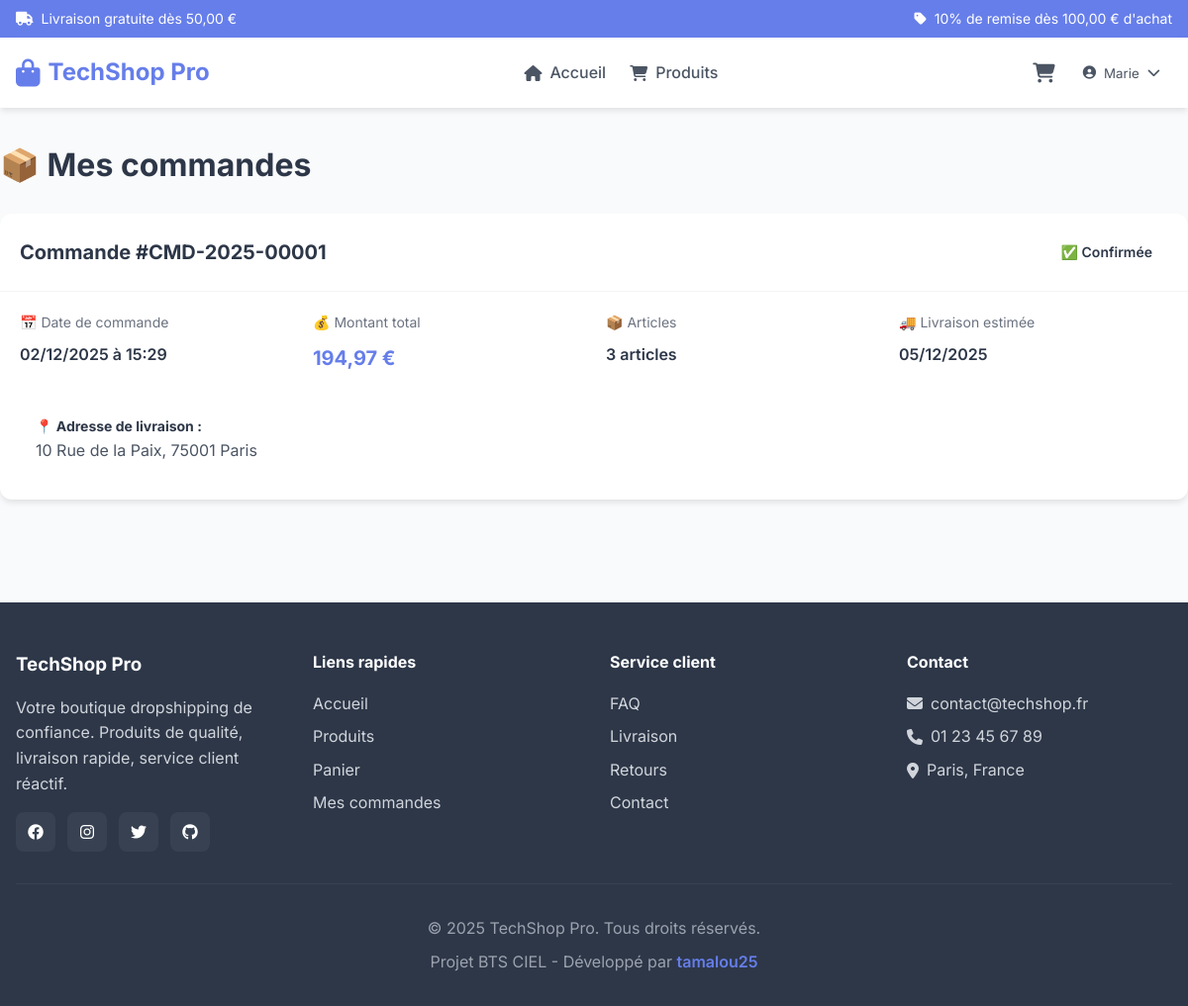
Screenshot of /orders.php (signed in) with the database file from the repository.
### tables this page shows
CREATE TABLE IF NOT EXISTS users (
    id INT AUTO_INCREMENT PRIMARY KEY,
    nom VARCHAR(100) NOT NULL,
    prenom VARCHAR(100) NOT NULL,
    email VARCHAR(255) NOT NULL UNIQUE,
    password VARCHAR(255) NOT NULL,
    telephone VARCHAR(20),
    adresse TEXT,
    ville VARCHAR(100),
    code_postal VARCHAR(10),
    role ENUM('client', 'admin') DEFAULT 'client',
    date_inscription TIMESTAMP DEFAULT CURRENT_TIMESTAMP,
    actif BOOLEAN DEFAULT TRUE,
    INDEX idx_email (email),
    INDEX idx_role (role)
);

CREATE TABLE IF NOT EXISTS orders (
    id INT AUTO_INCREMENT PRIMARY KEY,
    user_id INT NOT NULL,
    numero_commande VARCHAR(50) UNIQUE NOT NULL,
    montant_total DECIMAL(10,2) NOT NULL,
    statut ENUM('en_attente', 'confirmee', 'expediee', 'livree', 'annulee') DEFAULT 'en_attente',
    adresse_livraison TEXT NOT NULL,
    date_commande TIMESTAMP DEFAULT CURRENT_TIMESTAMP,
    date_livraison_estimee DATE,
    notes TEXT,
    FOREIGN KEY (user_id) REFERENCES users(id) ON DELETE CASCADE,
    INDEX idx_user (user_id),
    INDEX idx_statut (statut),
    INDEX idx_date (date_commande)
);

### includes/functions.php (called while the page is built, shortened)
<?php
function secure($string) {
    return htmlspecialchars($string, ENT_QUOTES, 'UTF-8');
}
function isLoggedIn() {
    return isset($_SESSION['user_id']) && !empty($_SESSION['user_id']);
}
function formatPrice($price) {
    return number_format($price, 2, ',', ' ') . ' €';
}
function formatDate($date) {
    return date('d/m/Y', strtotime($date));
}
function formatDateTime($datetime) {
    return date('d/m/Y à H:i', strtotime($datetime));
}
function getUserInfo($userId = null) {
    global $pdo;
    $id = $userId ?? $_SESSION['user_id'] ?? null;
    $stmt = $pdo->prepare("SELECT * FROM users WHERE id = ?");
    $stmt->execute([$id]);
    return $stmt->fetch();
}

### public/orders.php (the view, shortened to what this page needs)
<?php
require_once '../includes/config.php';
$stmt = $pdo->prepare("
    SELECT o.*, COUNT(oi.id) as nb_items
    FROM orders o
    LEFT JOIN order_items oi ON o.id = oi.order_id
    WHERE o.user_id = ?
    GROUP BY o.id
    ORDER BY o.date_commande DESC
");
$stmt->execute([$_SESSION['user_id']]);
$orders = $stmt->fetchAll();
function getStatusBadge($status) {
    $badges = [
        'en_attente' => ['🕐', 'En attente', 'warning'],
        'confirmee' => ['✅', 'Confirmée', 'info'],
        'expediee' => ['📦', 'Expédiée', 'primary'],
        'livree' => ['🎉', 'Livrée', 'success'],
        'annulee' => ['❌', 'Annulée', 'error']
    ];
    $badge = $badges[$status] ?? ['❓', 'Inconnu', 'secondary'];
    return '<span class="btn btn-' . $badge[2] . ' btn-sm" style="cursor: default;">' . $badge[0] . ' ' . $badge[1] . '</span>';
}
require_once '../components/header.php';
require_once '../components/nav.php';
?>
<div class="container" style="padding: 2rem 0;">
    <h1 class="mb-6">📦 Mes commandes</h1>
    <?php if (empty($orders)): ?>
        <div class="card">
            <div class="card-body text-center" style="padding: 4rem 2rem;">
                <div style="font-size: 5rem; opacity: 0.3; margin-bottom: 1rem;">📦</div>
                <h2 style="margin-bottom: 1rem;">Aucune commande</h2>
                <p class="text-muted" style="margin-bottom: 2rem;">Vous n'avez pas encore passé de commande</p>
                <a href="products.php" class="btn btn-primary btn-lg">
                    <i class="fas fa-shopping-cart"></i> Découvrir nos produits
                </a>
            </div>
        </div>
    <?php else: ?>
        <?php foreach ($orders as $order): ?>
            <div class="card mb-6">
                <div class="card-header" style="display: flex; justify-content: space-between; align-items: center;">
                    <h2 style="font-size: 1.25rem; margin: 0;">
                        Commande #<?= secure($order['numero_commande']) ?>
                    </h2>
                    <?= getStatusBadge($order['statut']) ?>
                </div>
                <div class="card-body">
                    <div style="display: grid; grid-template-columns: repeat(auto-fit, minmax(200px, 1fr)); gap: 1.5rem; margin-bottom: 1.5rem;">
                        <div>
                            <div style="font-size: 0.875rem; color: var(--gray-600); margin-bottom: 0.5rem;">📅 Date de commande</div>
                            <div style="font-weight: 600;"><?= formatDateTime($order['date_commande']) ?></div>
                        </div>
                        <div>
                            <div style="font-size: 0.875rem; color: var(--gray-600); margin-bottom: 0.5rem;">💰 Montant total</div>
                            <div style="font-weight: 700; color: var(--primary); font-size: 1.25rem;"><?= formatPrice($order['montant_total']) ?></div>
                        </div>
                        <div>
                            <div style="font-size: 0.875rem; color: var(--gray-600); margin-bottom: 0.5rem;">📦 Articles</div>
                            <div style="font-weight: 600;"><?= $order['nb_items'] ?> article<?= $order['nb_items'] > 1 ? 's' : '' ?></div>
                        </div>
                        <div>
                            <div style="font-size: 0.875rem; color: var(--gray-600); margin-bottom: 0.5rem;">🚚 Livraison estimée</div>
                            <div style="font-weight: 600;"><?= formatDate($order['date_livraison_estimee']) ?></div>
                        </div>
                    </div>
                    <div style="background: var(--gray-50); padding: 1rem; border-radius: var(--radius-md);">
                        <strong style="font-size: 0.875rem;">📍 Adresse de livraison :</strong><br>
                        <span style="color: var(--gray-700);"><?= secure($order['adresse_livraison']) ?></span>
                    </div>
                </div>
            </div>
        <?php endforeach; ?>
    <?php endif; ?>
</div>
<?php require_once '../components/footer.php'; ?>

### components/header.php (shortened to what this page needs)
<!DOCTYPE html>
<html lang="fr">
<head>
    <link rel="stylesheet" href="<?= SITE_URL ?>/assets/css/style.css">
    <link rel="stylesheet" href="https://cdnjs.cloudflare.com/ajax/libs/font-awesome/6.4.0/css/all.min.css">
</head>
<body>

### components/nav.php (shortened to what this page needs)
<?php
$isUserLoggedIn = isLoggedIn();
$userInfo = $isUserLoggedIn ? getUserInfo() : null;
?>
<div class="top-bar">
    <div class="container">
        <div class="top-bar-content">
            <div class="top-bar-left">
                <i class="fas fa-truck"></i>
                <span>Livraison gratuite dès <?= formatPrice(FREE_SHIPPING_THRESHOLD) ?></span>
            </div>
            <div class="top-bar-right">
                <i class="fas fa-tag"></i>
                <span><?= DISCOUNT_RATE ?>% de remise dès <?= formatPrice(DISCOUNT_THRESHOLD) ?> d'achat</span>
            </div>
        </div>
    </div>
</div>
<nav class="navbar">
    <div class="container">
        <div class="nav-wrapper">
            <a href="<?= SITE_URL ?>/public/index.php" class="logo">
                <i class="fas fa-shopping-bag"></i>
                <span><?= SITE_NAME ?></span>
            </a>
            <ul class="nav-menu">
                <li><a href="<?= SITE_URL ?>/public/index.php" class="nav-link"><i class="fas fa-home"></i> Accueil</a></li>
                <li><a href="<?= SITE_URL ?>/public/products.php" class="nav-link"><i class="fas fa-shopping-cart"></i> Produits</a></li>
            </ul>
            <div class="nav-actions">
                <a href="<?= SITE_URL ?>/public/cart.php" class="nav-icon">
                    <i class="fas fa-shopping-cart"></i>
                </a>
                <?php if ($isUserLoggedIn): ?>
                    <div class="user-menu">
                        <button class="user-btn">
                            <i class="fas fa-user-circle"></i>
                            <span><?= secure($userInfo['prenom']) ?></span>
                            <i class="fas fa-chevron-down"></i>
                        </button>
                    </div>
                <?php else: ?>
                    <a href="<?= SITE_URL ?>/public/login.php" class="btn btn-primary btn-sm">
                        <i class="fas fa-sign-in-alt"></i> Connexion
                    </a>
                <?php endif; ?>
            </div>
        </div>
    </div>
</nav>

### components/footer.php (shortened to what this page needs)
<footer class="footer">
    <div class="container">
        <div class="footer-grid">
            <div class="footer-col">
                <h3><?= SITE_NAME ?></h3>
                <p>Votre boutique dropshipping de confiance. Produits de qualité, livraison rapide, service client réactif.</p>
                <div class="social-links">
                    <a href="#" aria-label="Facebook"><i class="fab fa-facebook"></i></a>
                    <a href="#" aria-label="Instagram"><i class="fab fa-instagram"></i></a>
                    <a href="#" aria-label="Twitter"><i class="fab fa-twitter"></i></a>
                    <a href="https://github.com/tamalou25" aria-label="GitHub" target="_blank"><i class="fab fa-github"></i></a>
                </div>
            </div>
            <div class="footer-col">
                <h4>Liens rapides</h4>
                <ul>
                    <li><a href="<?= SITE_URL ?>/public/index.php">Accueil</a></li>
                    <li><a href="<?= SITE_URL ?>/public/products.php">Produits</a></li>
                    <li><a href="<?= SITE_URL ?>/public/cart.php">Panier</a></li>
                    <?php if (isLoggedIn()): ?>
                        <li><a href="<?= SITE_URL ?>/public/orders.php">Mes commandes</a></li>
                    <?php endif; ?>
                </ul>
            </div>
            <div class="footer-col">
                <h4>Service client</h4>
                <ul>
                    <li><a href="#">FAQ</a></li>
                    <li><a href="#">Livraison</a></li>
                    <li><a href="#">Retours</a></li>
                    <li><a href="#">Contact</a></li>
                </ul>
            </div>
            <div class="footer-col">
                <h4>Contact</h4>
                <ul class="contact-info">
                    <li><i class="fas fa-envelope"></i> <?= SITE_EMAIL ?></li>
                    <li><i class="fas fa-phone"></i> 01 23 45 67 89</li>
                    <li><i class="fas fa-map-marker-alt"></i> Paris, France</li>
                </ul>
            </div>
        </div>
        <hr class="footer-divider">
        <div class="footer-bottom">
            <p>&copy; <?= date('Y') ?> <?= SITE_NAME ?>. Tous droits réservés.</p>
            <p class="footer-credits">
                Projet BTS CIEL - Développé par <a href="https://github.com/tamalou25" target="_blank">tamalou25</a>
            </p>
        </div>
    </div>
</footer>
</body>
</html>

### rows the page displays
users: prenom "Marie"
orders: numero_commande "CMD-2025-00001", statut "✅", statut "Confirmée", date_commande "02/12/2025 à 15:29", montant_total "194,97 €", nb_items "3", date_livraison_estimee "05/12/2025", adresse_livraison "10 Rue de la Paix, 75001 Paris"

### other values shown
formatPrice(FREE_SHIPPING_THRESHOLD) "50,00 €"
DISCOUNT_RATE "10"
formatPrice(DISCOUNT_THRESHOLD) "100,00 €"
SITE_NAME "TechShop Pro"
SITE_EMAIL "contact@techshop.fr"
